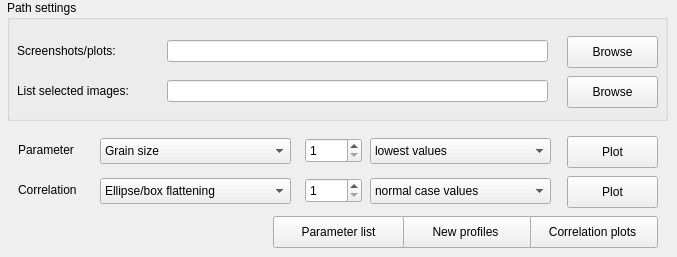
   <widget class="QWidget" name="analysis">
    <attribute name="title">
     <string>Analysis</string>
    </attribute>
    <widget class="QPushButton" name="analyzeStartButton">
     <property name="geometry">
      <rect>
       <x>527</x>
       <y>216</y>
       <width>131</width>
       <height>32</height>
      </rect>
     </property>
     <property name="text">
      <string>Correlation plots</string>
     </property>
    </widget>
    <widget class="QGroupBox" name="analyzeGroupBox">
     <property name="enabled">
      <bool>true</bool>
     </property>
     <property name="geometry">
      <rect>
       <x>7</x>
       <y>0</y>
       <width>661</width>
       <height>121</height>
      </rect>
     </property>
     <property name="title">
      <string>Path settings</string>
     </property>
     <widget class="QPushButton" name="screenshotsBrowse2">
      <property name="geometry">
       <rect>
        <x>560</x>
        <y>36</y>
        <width>91</width>
        <height>32</height>
       </rect>
      </property>
      <property name="text">
       <string>Browse</string>
      </property>
     </widget>
     <widget class="QLineEdit" name="screenshotsEdit2">
      <property name="geometry">
       <rect>
        <x>160</x>
        <y>40</y>
        <width>381</width>
        <height>22</height>
       </rect>
      </property>
     </widget>
     <widget class="QLabel" name="screenshotsLabel2">
      <property name="geometry">
       <rect>
        <x>10</x>
        <y>43</y>
        <width>141</width>
        <height>16</height>
       </rect>
      </property>
      <property name="text">
       <string>Screenshots/plots:</string>
      </property>
     </widget>
     <widget class="QLineEdit" name="analyzeListEdit">
      <property name="geometry">
       <rect>
        <x>160</x>
        <y>80</y>
        <width>381</width>
        <height>22</height>
       </rect>
      </property>
     </widget>
     <widget class="QLabel" name="analyzeListLabel">
      <property name="geometry">
       <rect>
        <x>10</x>
        <y>83</y>
        <width>141</width>
        <height>16</height>
       </rect>
      </property>
      <property name="text">
       <string>List selected images:</string>
      </property>
     </widget>
     <widget class="QPushButton" name="analyzeListBrowse">
      <property name="geometry">
       <rect>
        <x>560</x>
        <y>76</y>
        <width>91</width>
        <height>32</height>
       </rect>
      </property>
      <property name="text">
       <string>Browse</string>
      </property>
     </widget>
    </widget>
    <widget class="QComboBox" name="paramComboBox2">
     <property name="geometry">
      <rect>
       <x>370</x>
       <y>138</y>
       <width>181</width>
       <height>26</height>
      </rect>
     </property>
     <property name="currentIndex">
      <number>0</number>
     </property>
     <item>
      <property name="text">
       <string>lowest values</string>
      </property>
     </item>
     <item>
      <property name="text">
       <string>median values</string>
      </property>
     </item>
     <item>
      <property name="text">
       <string>highest values</string>
      </property>
     </item>
    </widget>
    <widget class="QLabel" name="analyzeListLabel_2">
     <property name="geometry">
      <rect>
       <x>18</x>
       <y>142</y>
       <width>81</width>
       <height>16</height>
      </rect>
     </property>
     <property name="text">
      <string>Parameter</string>
     </property>
    </widget>
    <widget class="QComboBox" name="paramComboBox1">
     <property name="geometry">
      <rect>
       <x>100</x>
       <y>138</y>
       <width>191</width>
       <height>26</height>
      </rect>
     </property>
     <property name="currentIndex">
      <number>0</number>
     </property>
     <property name="maxVisibleItems">
      <number>15</number>
     </property>
     <item>
      <property name="text">
       <string>Grain size</string>
      </property>
     </item>
     <item>
      <property name="text">
       <string>Grain roundness</string>
      </property>
     </item>
     <item>
      <property name="text">
       <string>Grain box flattening</string>
      </property>
     </item>
     <item>
      <property name="text">
       <string>Grain box width</string>
      </property>
     </item>
     <item>
      <property name="text">
       <string>Grain box height</string>
      </property>
     </item>
     <item>
      <property name="text">
       <string>Grain ellipse flattening</string>
      </property>
     </item>
     <item>
      <property name="text">
       <string>Grain ellipse long axis</string>
      </property>
     </item>
     <item>
      <property name="text">
       <string>Grain ellipse angle</string>
      </property>
     </item>
     <item>
      <property name="text">
       <string>Grain area flattening</string>
      </property>
     </item>
     <item>
      <property name="text">
       <string>Grain area width</string>
      </property>
     </item>
     <item>
      <property name="text">
       <string>Grain area height</string>
      </property>
     </item>
     <item>
      <property name="text">
       <string>Nr grain boundaries</string>
      </property>
     </item>
     <item>
      <property name="text">
       <string>Nr grain neighbors</string>
      </property>
     </item>
     <item>
      <property name="text">
       <string>Grain longest GB</string>
      </property>
     </item>
     <item>
      <property name="text">
       <string>Grain boundary length</string>
      </property>
     </item>
     <item>
      <property name="text">
       <string>Nr turning points</string>
      </property>
     </item>
     <item>
      <property name="text">
       <string>Stddev dihedral angles</string>
      </property>
     </item>
     <item>
      <property name="text">
       <string>Grain perimeter ratio</string>
      </property>
     </item>
    </widget>
    <widget class="QSpinBox" name="paramSpinBox">
     <property name="geometry">
      <rect>
       <x>305</x>
       <y>138</y>
       <width>57</width>
       <height>25</height>
      </rect>
     </property>
     <property name="minimum">
      <number>1</number>
     </property>
     <property name="maximum">
      <number>999</number>
     </property>
    </widget>
    <widget class="QLabel" name="analyzeListLabel_3">
     <property name="geometry">
      <rect>
       <x>18</x>
       <y>182</y>
       <width>81</width>
       <height>16</height>
      </rect>
     </property>
     <property name="text">
      <string>Correlation</string>
     </property>
    </widget>
    <widget class="QComboBox" name="corrComboBox1">
     <property name="geometry">
      <rect>
       <x>100</x>
       <y>178</y>
       <width>191</width>
       <height>26</height>
      </rect>
     </property>
     <property name="currentIndex">
      <number>0</number>
     </property>
     <item>
      <property name="text">
       <string>Ellipse/box flattening</string>
      </property>
     </item>
     <item>
      <property name="text">
       <string>Ellipse/box width</string>
      </property>
     </item>
     <item>
      <property name="text">
       <string>Vert. flatten., abs angle</string>
      </property>
     </item>
     <item>
      <property name="text">
       <string>Roundn., box flatten.</string>
      </property>
     </item>
     <item>
      <property name="text">
       <string>Roundn., vert. flatten.</string>
      </property>
     </item>
     <item>
      <property name="text">
       <string>Roundn., perimet. ratio</string>
      </property>
     </item>
     <item>
      <property name="text">
       <string>Vertical/box flattening</string>
      </property>
     </item>
    </widget>
    <widget class="QSpinBox" name="corrSpinBox">
     <property name="geometry">
      <rect>
       <x>305</x>
       <y>178</y>
       <width>57</width>
       <height>25</height>
      </rect>
     </property>
     <property name="minimum">
      <number>1</number>
     </property>
    </widget>
    <widget class="QComboBox" name="corrComboBox2">
     <property name="geometry">
      <rect>
       <x>370</x>
       <y>178</y>
       <width>181</width>
       <height>26</height>
      </rect>
     </property>
     <property name="currentIndex">
      <number>0</number>
     </property>
     <item>
      <property name="text">
       <string>normal case values</string>
      </property>
     </item>
     <item>
      <property name="text">
       <string>most outlying values</string>
      </property>
     </item>
    </widget>
    <widget class="QPushButton" name="paramPlotButton">
     <property name="geometry">
      <rect>
       <x>567</x>
       <y>136</y>
       <width>91</width>
       <height>32</height>
      </rect>
     </property>
     <property name="text">
      <string>Plot</string>
     </property>
    </widget>
    <widget class="QPushButton" name="corrPlotButton">
     <property name="geometry">
      <rect>
       <x>567</x>
       <y>176</y>
       <width>91</width>
       <height>32</height>
      </rect>
     </property>
     <property name="text">
      <string>Plot</string>
     </property>
    </widget>
    <widget class="QLabel" name="suffixLabel_4">
     <property name="geometry">
      <rect>
       <x>18</x>
       <y>222</y>
       <width>181</width>
       <height>16</height>
      </rect>
     </property>
     <property name="text">
      <string/>
     </property>
    </widget>
    <widget class="QPushButton" name="analyzeStartButton_2">
     <property name="geometry">
      <rect>
       <x>400</x>
       <y>216</y>
       <width>131</width>
       <height>32</height>
      </rect>
     </property>
     <property name="text">
      <string>New profiles</string>
     </property>
    </widget>
    <widget class="QPushButton" name="paramListButton">
     <property name="geometry">
      <rect>
       <x>273</x>
       <y>216</y>
       <width>131</width>
       <height>32</height>
      </rect>
     </property>
     <property name="text">
      <string>Parameter list</string>
     </property>
    </widget>
   </widget>
